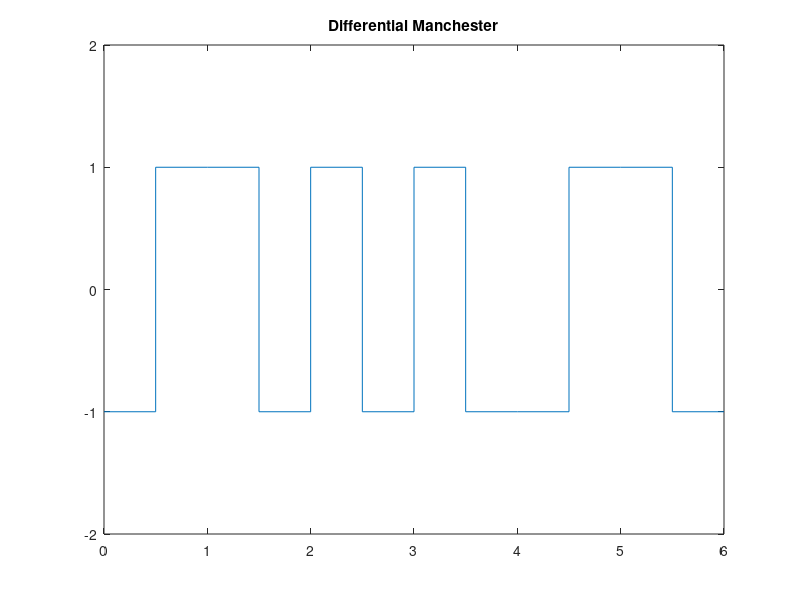

This chart was generated by the following MATLAB code:
m = [0 1 0 0 1 1];
n = length(m);
x = [];
y = [];
a = 1;
for i=1:n
    x=[x i-1 i-1+0.5 i-1+0.5 i];
    if(m(i)==0)
        y=[y -a -a a a];
    else
        y=[y a a -a -a];
    end
    a=y(length(y));
end

plot(x,y),axis([0,n,-2,2]);
title('Differential Manchester');
